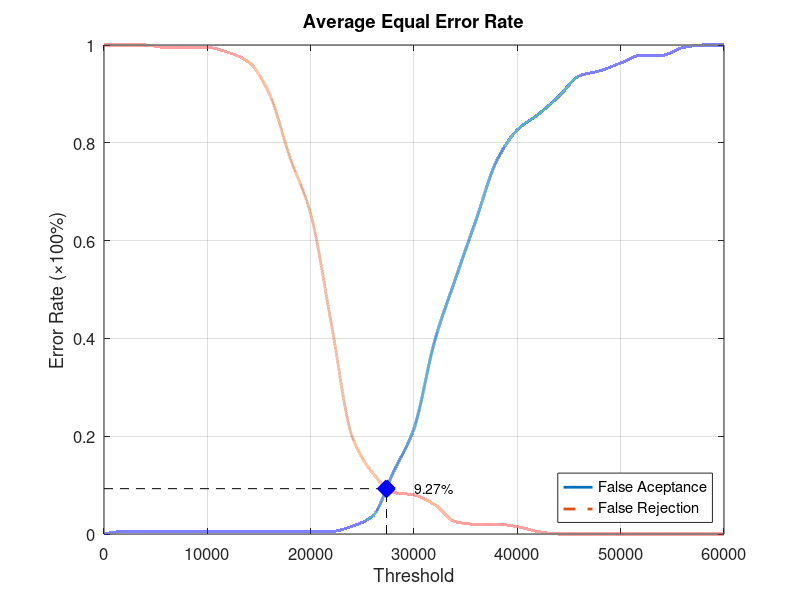
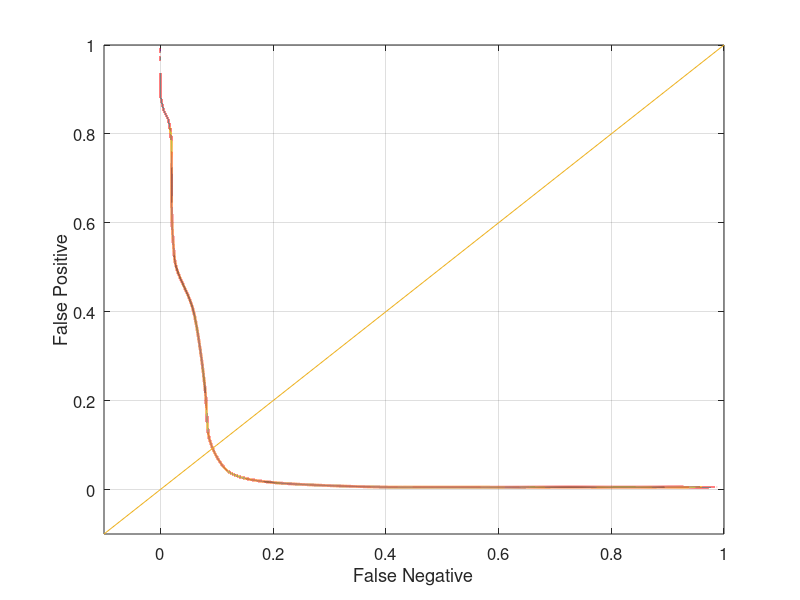

MATLAB code for these plots, in order:
function yEER = Database4_2
close all;
clear;
clc;
x = 0:2000:60000;
xq = 0:0.5:60000;

y0 = [0 0.00526316 0.00526316 0.00526316 0.00526316 0.00526316 0.00526316 0.00526316 0.00526316 0.00526316 0.00526316 0.00526316 0.0157895 0.0368421 0.126316 0.215789 0.394737 0.521053 0.642105 0.763158 0.826316 0.857895 0.894737 0.936842 0.947368 0.963158 0.978947 0.978947 0.994737 1 1];
yy0 = interp1(x, y0, xq, 'pchip');
y1 = [1 1 1 0.995 0.995 0.995 0.985 0.965 0.9 0.77 0.655 0.43 0.2 0.125 0.085 0.08 0.06 0.025 0.02 0.02 0.015 0.005 0 0 0 0 0 0 0 0 0];
yy1 = interp1(x, y1, xq, 'pchip');

% Calculating EER: 
y2 = abs(y0 - y1);
find(y2 == min(y2))
yy2 = abs(yy0 - yy1);
xEER = find(yy2 == min(yy2));
xEERIndex = xq(xEER) % X-axis EER
yEER = yy0(xEER) % Y-axis EER

main = figure
plot(xq, yy0,'-','LineWidth', 2);	hold on
plot(xq, yy1,'--','LineWidth', 2);	hold on
plot([xEERIndex xEERIndex], [0 yEER], 'k--');	hold on
plot([0 xEERIndex], [yEER yEER], 'k--');	hold on
plot(xEERIndex, yEER, 'bx', 'LineWidth', 10);	hold on
text(xEERIndex + 10 * xEERIndex / 100, yEER, [num2str(round((10000 * yEER)) / 100) '%'])
legend('False Aceptance', 'False Rejection', 'Location', 'SouthEast')
xlabel('Threshold')
ylabel('Error Rate (\times100%)')
title('Average Equal Error Rate')
set(gca, 'FontSize', 12)
axis([0 60000 0 1])
grid on

print(main, 'Database4_2Main', '-dpng');
FNRxFPR = figure('Color', [1 1 1]);
plot(yy1, yy0, '-', yy1, yy0, 'LineWidth', 2);
hold on
y = -0.1:0.1:1
plot(y, y); 
set(gca, 'FontSize', 12)
xlabel('False Negative')
ylabel('False Positive')
axis([-0.1 1 -0.1 1])
set(gca, 'FontSize', 12)
grid on

print(FNRxFPR, 'Database4_2FNRxFPR','-dpng');
end
